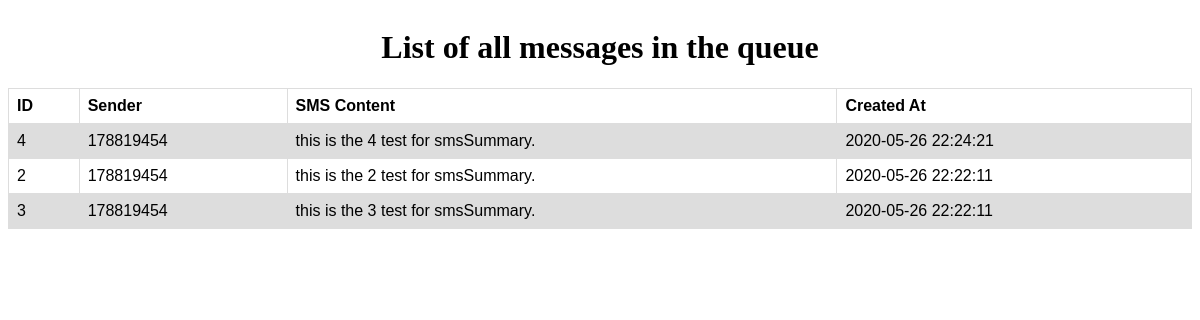
The page / on the database its author committed.
### tables this page shows
CREATE TABLE `sms` (
  `id` int(10) NOT NULL,
  `sender` int(20) NOT NULL,
  `sms_content` text NOT NULL,
  `created_at` datetime NOT NULL DEFAULT current_timestamp()
);

### models/Sms.php (called while the page is built, shortened)
<?php
  class Sms {
    private $conn;
    private $table = 'sms';
    public function __construct($db) {
      $this->conn = $db;
    }
    public function smsSummary() {
      $query = 'SELECT * FROM '.$this->table.' ORDER BY created_at DESC';
      $stmt = $this->conn->prepare($query);
      $stmt->execute();
      return $stmt;
    }
  }
?>

### index.php (the view, shortened to what this page needs)
<!DOCTYPE html>
<html lang="en">
<head>
</head>
<body>
<div class="container">
<div class="row">
  <h1 class="title">
      List of all messages in the queue
</h1>
</div>
<div>
<table class="messageries">
  <tr>
    <th>ID</th>
    <th>Sender</th>
    <th>SMS Content</th>
    <th>Created At</th>
  </tr>
  <?php
    include_once './models/Sms.php';
    $database = new Database();
    $db = $database->connect();
    $sms = new Sms($db);
    $result = $sms->smsSummary();
    $num = $result->rowCount();
    if ($num > 0) {
      while ($row = $result->fetch(PDO::FETCH_ASSOC)) {
?>
        <tr>
          <td><?php echo $row['id']; ?></td>
          <td><?php echo$row['sender']; ?></td>
          <td><?php echo$row['sms_content']; ?></td>
          <td><?php echo$row['created_at']; ?></td>
        </tr>
<?php
    }
}else {
  echo json_encode(
    array('message' => 'No Smss Found')
  );
}
?>
</table>
</div>
</div>
</body>
</html>

### index.php (style rules this page uses)
.container { display: contents; justify-content: center; margin: 2.5em; padding: .5rem; }
.row { display: flex; justify-content: center; align-items: center; }
.messageries { justify-content: center; }
table { font-family: arial, sans-serif; border-collapse: collapse; width: 100%; }
td, th { border: 1px solid #dddddd; text-align: left; padding: 8px; }
tr:nth-child(even) { background-color: #dddddd; }

### rows shown on the page
sms: id "4", sender "178819454", sms_content "this is the 4 test for smsSummary.", created_at "2020-05-26 22:24:21"
sms: id "2", sender "178819454", sms_content "this is the 2 test for smsSummary.", created_at "2020-05-26 22:22:11"
sms: id "3", sender "178819454", sms_content "this is the 3 test for smsSummary.", created_at "2020-05-26 22:22:11"
